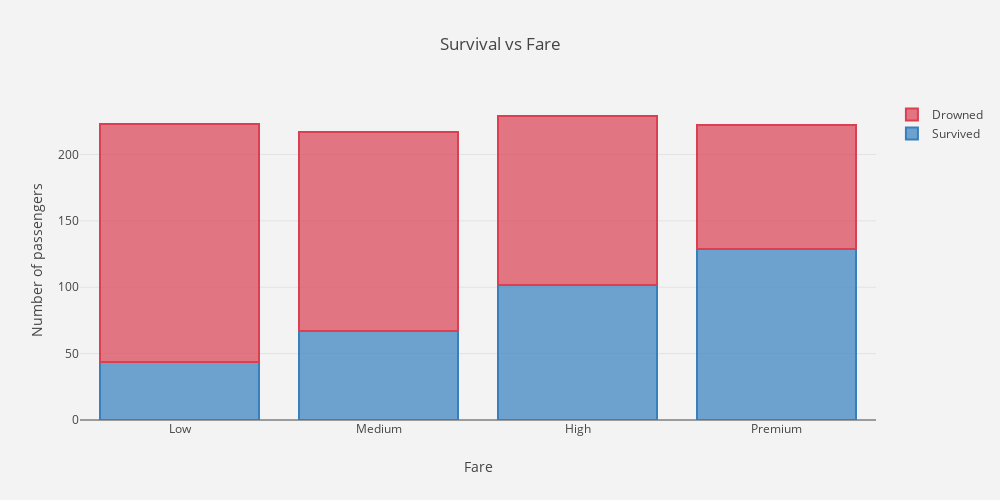

The cell this chart's notebook holds for it:
### Code cell
fare = dataset_train[['Fare', 'Survived']].groupby(['Fare']).count()
fare_sur = dataset_train[['Fare', 'Survived']].groupby(['Fare']).sum()

trace1 = go.Bar(
    x = ['Low', 'Medium', 'High', 'Premium'],
    y = fare_sur['Survived'].tolist(),
    name='Survived',
    marker=dict(
        color='rgba(55, 128, 191, 0.7)',
        line=dict(
            color='rgba(55, 128, 191, 1.0)',
            width=2,
        )
    )
)
trace2 = go.Bar(
    x = ['Low', 'Medium', 'High', 'Premium'],
    y = (fare['Survived'] - fare_sur['Survived']).tolist(),
    name='Drowned',
    marker=dict(
        color='rgba(219, 64, 82, 0.7)',
        line=dict(
            color='rgba(219, 64, 82, 1.0)',
            width=2,
        )
    )
)

data = [trace1, trace2]
layout = go.Layout(
    barmode='stack',
    title = 'Survival vs Fare',
    width=1000,
    height=500,
    paper_bgcolor='rgb(243, 243, 243)',
    plot_bgcolor='rgb(243, 243, 243)',
    yaxis = dict(title= 'Number of passengers'),
    xaxis = dict(title= 'Fare')
)

fig = go.Figure(data=data, layout=layout)
py.iplot(fig)

### Figure 1 — Plotly figure (JSON) as saved in the notebook; plotly's stock layout.template omitted (floating-point values rounded to 4 significant figures)
{"data": [{"marker": {"color": "rgba(55, 128, 191, 0.7)", "line": {"color": "rgba(55, 128, 191, 1.0)", "width": 2}}, "name": "Survived", "type": "bar", "x": ["Low", "Medium", "High", "Premium"], "y": [44, 67, 102, 129]}, {"marker": {"color": "rgba(219, 64, 82, 0.7)", "line": {"color": "rgba(219, 64, 82, 1.0)", "width": 2}}, "name": "Drowned", "type": "bar", "x": ["Low", "Medium", "High", "Premium"], "y": [179, 150, 127, 93]}], "layout": {"barmode": "stack", "height": 500, "paper_bgcolor": "rgb(243, 243, 243)", "plot_bgcolor": "rgb(243, 243, 243)", "title": "Survival vs Fare", "width": 1000, "xaxis": {"title": "Fare"}, "yaxis": {"title": "Number of passengers"}}}
